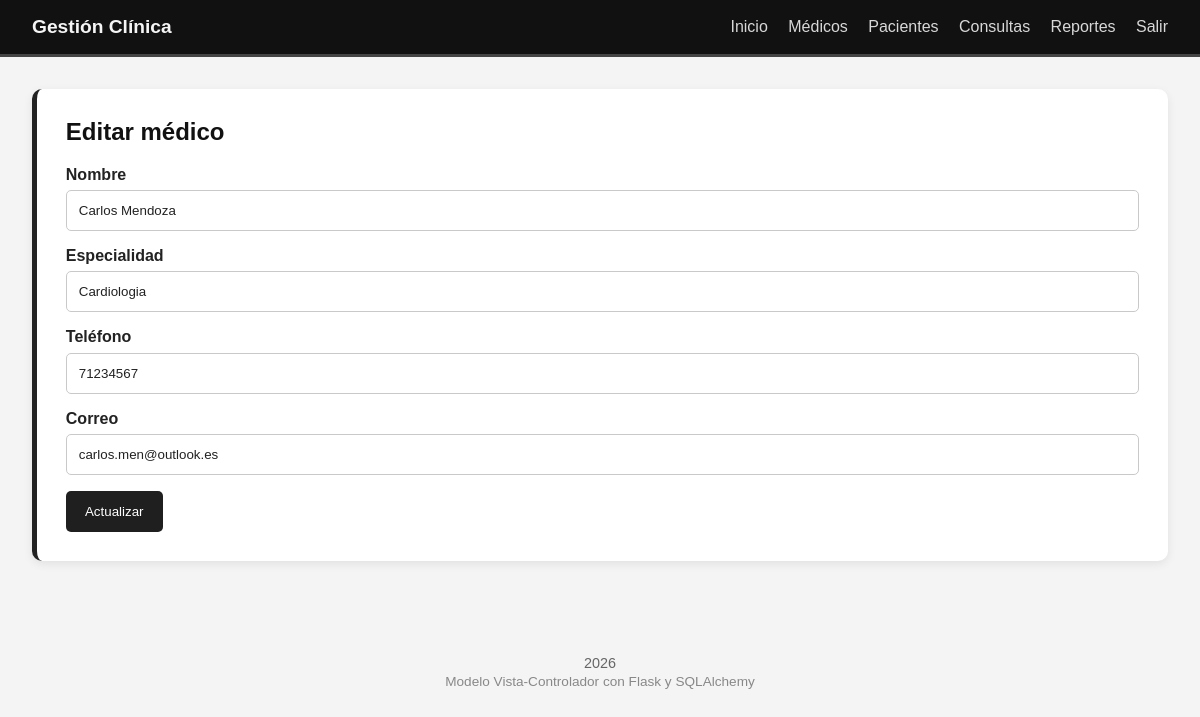
/doctores/editar/1 (signed in), run on the app's committed database.
### models/__init__.py (models this page shows)
class Doctor(db.Model):
    id = db.Column(db.Integer, primary_key=True)
    nombre = db.Column(db.String(120), nullable=False)
    especialidad = db.Column(db.String(120), nullable=False)
    telefono = db.Column(db.String(30), nullable=False)
    correo = db.Column(db.String(120), unique=True, nullable=False)
    consultas = db.relationship("Consulta", backref="doctor", lazy=True)

### controllers/doctor_controller.py (the view, shortened to what this page needs)
@doctor_bp.route("/editar/<int:doctor_id>", methods=["GET", "POST"])
@login_required
def editar(doctor_id):
    doctor = Doctor.query.get_or_404(doctor_id)
    return render_template("doctores/edit.html", doctor=doctor)

### templates/doctores/edit.html
{% extends "base.html" %}
{% block content %}
<section>
    <h2>Editar médico</h2>
    <form method="post" action="{{ url_for('doctor.editar', doctor_id=doctor.id) }}">
        <label>Nombre</label>
        <input type="text" name="nombre" value="{{ doctor.nombre }}" required />
        <label>Especialidad</label>
        <input type="text" name="especialidad" value="{{ doctor.especialidad }}" required />
        <label>Teléfono</label>
        <input type="text" name="telefono" value="{{ doctor.telefono }}" required />
        <label>Correo</label>
        <input type="email" name="correo" value="{{ doctor.correo }}" required />
        <button type="submit">Actualizar</button>
    </form>
</section>
{% endblock %}

### static/style.css (style rules this page uses)
body { margin: 0; font-family: Arial, sans-serif; background: #f4f4f4; color: #222; }
section { background: #ffffff; padding: 1.8rem; border-radius: 10px; box-shadow: 0 3px 10px rgba(0,0,0,0.08); margin-bottom: 1.5rem; border-left: 5px solid #222; }
h2 { margin-top: 0; color: #111; }
form label { display: block; margin-top: 1rem; font-weight: bold; color: #222; }
input, select, textarea { width: 100%; padding: 0.75rem; border: 1px solid #c9c9c9; border-radius: 5px; margin-top: 0.4rem; box-sizing: border-box; background: #ffffff; color: #222; }
button, .button { background: #1f1f1f; color: #ffffff; border: none; padding: 0.8rem 1.2rem; border-radius: 5px; cursor: pointer; display: inline-block; text-decoration: none; margin-top: 1rem; transition: 0.3s; }

### data on the page
Doctor: nombre "Carlos Mendoza", especialidad "Cardiologia", telefono "71234567", correo "carlos.men@outlook.es"
